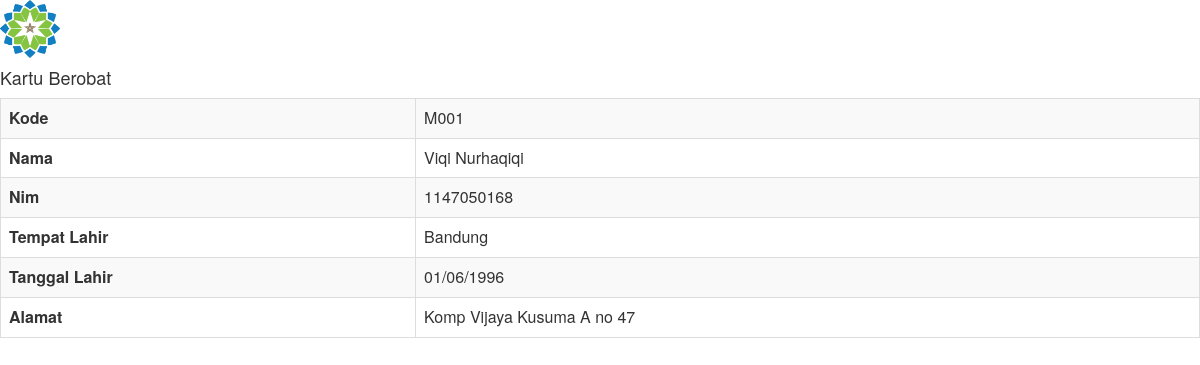
The page /k_mhs.php?kode=M001 on the database its author committed.
### tables this page shows
CREATE TABLE `mahasiswa` (
  `id` int(20) NOT NULL,
  `kode` varchar(50) NOT NULL DEFAULT '0',
  `nama` varchar(50) NOT NULL DEFAULT '0',
  `nim` varchar(50) NOT NULL DEFAULT '0',
  `tmp_lahir` varchar(50) NOT NULL DEFAULT '0',
  `tgl_lahir` varchar(50) NOT NULL DEFAULT '0',
  `alamat` text NOT NULL,
  `fakultas` char(50) NOT NULL DEFAULT '0',
  `jurusan` char(50) NOT NULL DEFAULT '0',
  `jk` enum('L','P') NOT NULL
);

### k_mhs.php (the view, shortened to what this page needs)
<html>
<head>
<link href="assets/css/bootstrap.min.css" rel="stylesheet">
</head>
<body>
<img src="assets/img/uin.png" alt="Logo Uin" style="width: 5%;">
<h4>Kartu Berobat</h4>
	<table class="table table-striped table-bordered data">
	<?php
				include "db/koneksi.php";
                $kode = $_GET['kode'];
                $q = $pdo->prepare("select * from mahasiswa where kode = '$kode'");
                $q->execute();
                $q->setFetchMode(PDO::FETCH_OBJ);
                foreach ($q as $k => $v) {
            ?>
	    <tbody>
	    	<tr>
	    		<td><strong>Kode</strong></td>
	    		<td><?php echo $v->kode ?></td>
	    	</tr>
	    	<tr>
	    		<td><strong>Nama</strong></td>
	    		<td><?php echo $v->nama ?></td>
	    	</tr>
	    	<tr>
	    		<td><strong>Nim</strong></td>
	    		<td><?php echo $v->nim ?></td>
	    	</tr>
	    	<tr>
	    		<td><strong>Tempat Lahir</strong></td>
	    		<td><?php echo $v->tmp_lahir ?></td>
	    	</tr>
	    	<tr>
	    		<td><strong>Tanggal Lahir</strong></td>
	    		<td><?php echo $v->tgl_lahir ?></td>
	    	</tr>
	    	<tr>
	    		<td><strong>Alamat</strong></td>
	    		<td><?php echo $v->alamat ?></td>
	    	</tr>
		</tbody>
	</table>
	<?php } ?>
</body>
</html>

### rows shown on the page
mahasiswa: kode "M001", nama "Viqi Nurhaqiqi", nim "1147050168", tmp_lahir "Bandung", tgl_lahir "01/06/1996", alamat "Komp Vijaya Kusuma A no 47"
